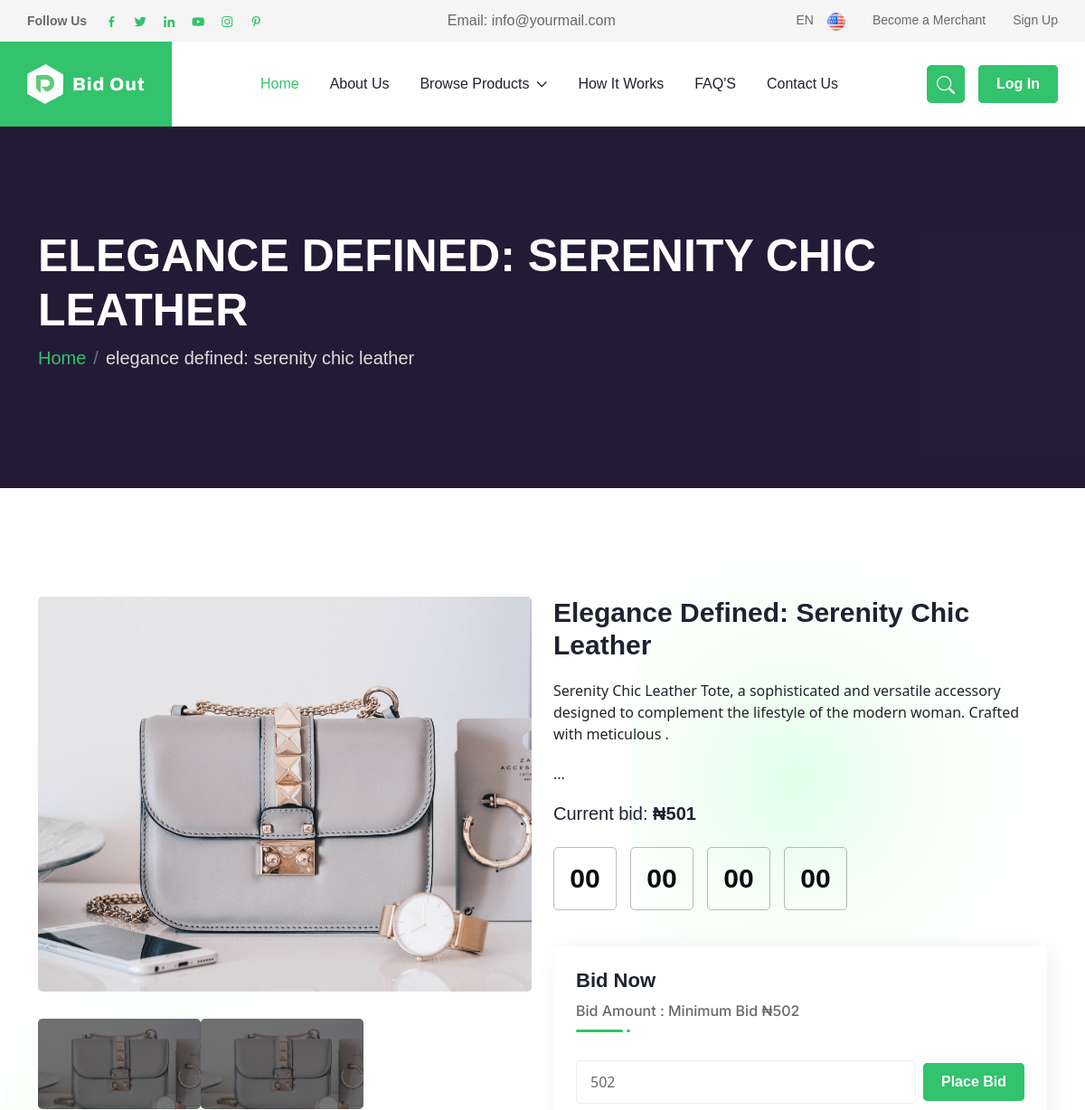
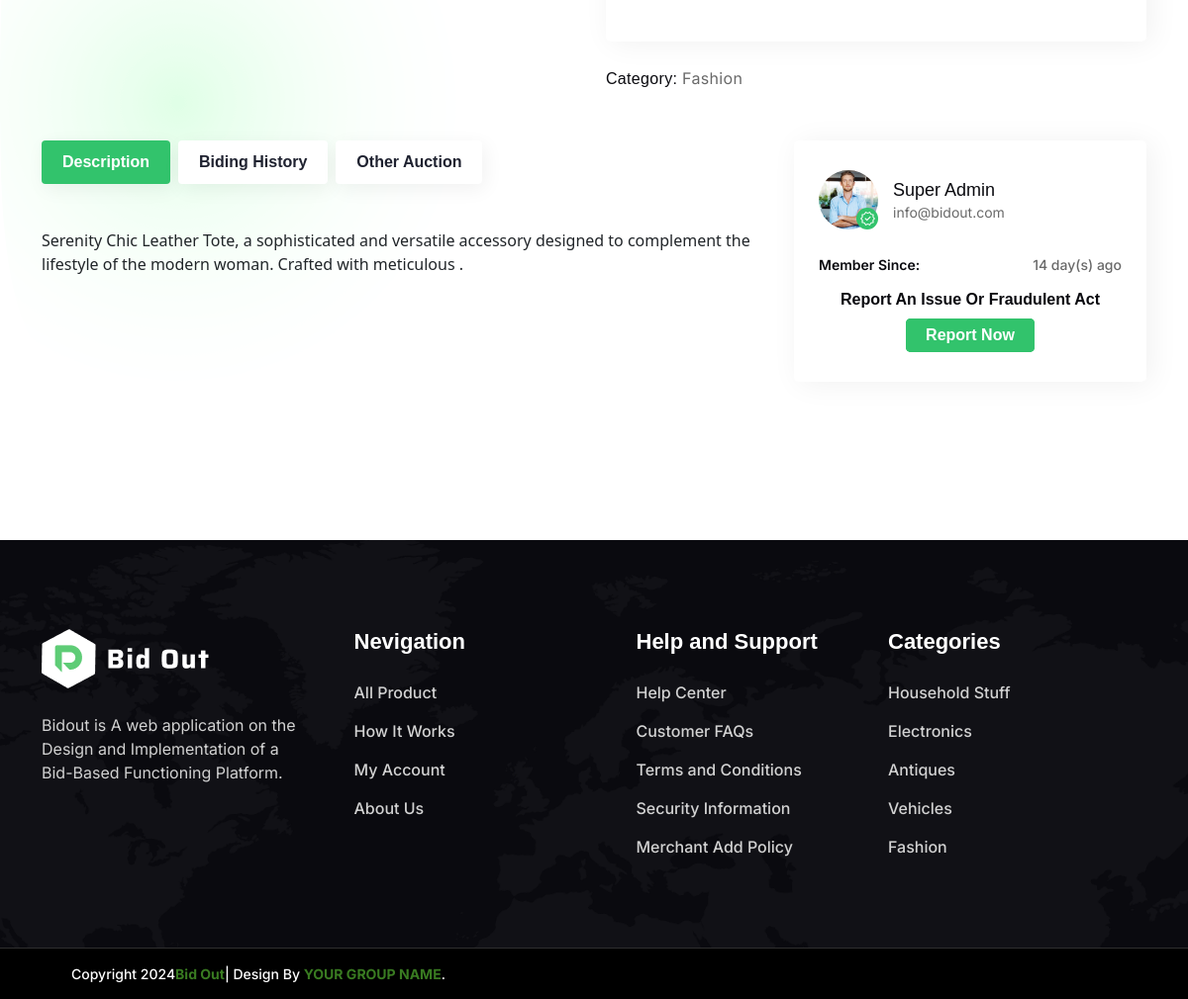
The page /product-bidding.php?product=3&prodname=Elegance Defined: Serenity Chic Leather on the database its author committed (2 pictures, top to bottom).
### tables this page shows
CREATE TABLE `products` (
  `id` int(30) NOT NULL,
  `category_id` int(30) NOT NULL,
  `name` varchar(200) NOT NULL,
  `description` text NOT NULL,
  `userid` int(11) DEFAULT NULL,
  `img_fname` text NOT NULL,
  `start_bid` float NOT NULL,
  `regular_price` float NOT NULL,
  `bid_start_datetime` datetime DEFAULT NULL,
  `bid_end_datetime` datetime NOT NULL,
  `date_created` datetime NOT NULL DEFAULT CURRENT_TIMESTAMP
);

CREATE TABLE `categories` (
  `id` int(30) NOT NULL,
  `name` varchar(200) NOT NULL,
  `icon` varchar(225) NOT NULL DEFAULT 'no-img.jpg'
);

CREATE TABLE `users` (
  `id` int(30) NOT NULL,
  `name` text NOT NULL,
  `username` varchar(200) NOT NULL,
  `password` text NOT NULL,
  `email` varchar(200) NOT NULL,
  `contact` varchar(100) NOT NULL,
  `address` text NOT NULL,
  `type` tinyint(1) NOT NULL DEFAULT '2' COMMENT '1=Admin,2=Subscriber',
  `date_created` datetime NOT NULL DEFAULT CURRENT_TIMESTAMP
);

### product-bidding.php (the view, shortened to what the rows shown need)
<?php include 'addon/head.php'; ?>
<body>
    <div class="layout-wrapper">
<?php include 'addon/header.php'; ?>
        <div class="main-content">
<?php
if(isset($_GET['product']) && isset($_GET['prodname']) && !empty($_GET['product'])){
$getproduct =  $dbc->real_escape_string($_GET['product']);
$query = mysqli_query($dbc,"SELECT * FROM `products` WHERE id = '$getproduct'");
	if ($query->num_rows > 0)
		{
    while($row = mysqli_fetch_array($query)){
	$prodcatid = $row['category_id'];
?>
<div class="inner-banner">
    <div class="container">
        <h2 class="inner-banner-title wow fadeInLeft" data-wow-duration="1.5s" data-wow-delay=".2s"><?php echo strtoupper($row['name']); ?>
        </h2>
        <nav aria-label="breadcrumb">
            <ol class="breadcrumb">
                <li class="breadcrumb-item"><a href="home.php"> Home</a></li>
                <li class="breadcrumb-item active" aria-current="page"><?php echo strtolower($row['name']); ?></li>
            </ol>
        </nav>
    </div>
</div>
    <div class="auction-details-section pt-120">
        <img alt="image" src="frontend/images/bg/section-bg.png" class="img-fluid section-bg-top">
        <img alt="image" src="frontend/images/bg/section-bg.png" class="img-fluid section-bg-bottom">
        <div class="container">
            <div class="row g-lg-4 gy-5 mb-50">
                <div class="col-xl-6 col-lg-7">
                    <div class="swiper thumb-big">
                        <div class="swiper-wrapper">
	<?php
        $imagePaths = explode(",", $row["img_fname"]);
        foreach ($imagePaths as $imagePath) {
            echo '<div class="swiper-slide">
                                <img alt="image"
                                    src="uploads/products/features/'.$imagePath.'" onerror="this.onerror=null;this.src="uploads/placeholder.jpg";"
                                    class="img-fluid">
                            </div>';
        }
?>
									   </div>
                    </div>
                    <div thumbsSlider="" class="swiper slider-thumb">
                        <div class="swiper-wrapper">
			<?php
        $imagePaths = explode(",", $row["img_fname"]);
        foreach ($imagePaths as $imagePath) {
            echo ' <div class="swiper-slide">
                                <img src="uploads/products/features/'.$imagePath.'" onerror="this.onerror=null;this.src="uploads/placeholder.jpg";" />
                            </div>';
        }
?>
                                                    </div>
                    </div>
                </div>
                <div class="col-xl-6 col-lg-5">
                    <div class="product-details-right  wow fadeInDown" data-wow-duration="1.5s" data-wow-delay=".2s">
                        <h3><?php echo $row['name']; ?></h3>
                        <p class="para"><?php test_excerpt($row['description'],300); ?></p>
                                                            <h4>Current bid:
                                    <span>&#8358;<?php echo getHighestBid($row['id'], $row['start_bid'], $dbc); ?></span>
                                </h4>
                            <div class="countdown-timer">
                                <ul data-countdown="<?php echo date('M j, Y H:i:s', strtotime($row['bid_end_datetime'])); ?>">
                                    <li data-days="00">00 </li><b>Days</b>
                                    <li data-hours="00">00</li><b>Hours</b>
                                    <li data-minutes="00">00</li><b>Mins</b>
                                    <li data-seconds="00">00</li><b>Secs</b>
                                </ul>
                            </div>
<?php $b = str_replace( ',', '', getHighestBid($row['id'], $row['start_bid'], $dbc));  ?>
<?php if($row['bid_start_datetime'] <= $today){ ?>
                            <div class="bid-form">
                                <div class="form-title">
                                                                            <h5>Bid Now</h5>
                                                                        <p>Bid Amount : Minimum Bid
                                        &#8358;<?php echo number_format($b+1);?>
                                    </p>
                                </div>
                                                                    <form action="forms/action_handler.php" method="POST">
                                        <input type="hidden" name="_token" value="RtroTkybwAIj8nyq22k9izgBREvHf6Tly9nPsBCN" autocomplete="off">                                        <div class="form-inner gap-2">
                                            <input type="number" step="any"
                                                min="<?php echo number_format($b+1); ?>"
                                                name="amount"
                                                placeholder="<?php echo number_format($b+1); ?>"
                                                required>
								<?php if(isset($_SESSION['user_id'])){ ?>
						<?php if($row['userid'] == $_SESSION['user_id']){ ?>
                                            <button disabled class="eg-btn btn--primary btn--sm"
                                                type="submit">Place Bid</button><br>
						<?php }else{ ?>
						   <button name="place_bid" class="eg-btn btn--primary btn--sm"
                                                type="submit">Place Bid</button>
						<?php } ?>
<?php }else{ ?>
  <a  href="login.php" class="eg-btn btn--primary header-btn">Place Bid</a>
<? } ?>
                                        </div><br>
                                    </form>
                                                            </div>
<?php } ?>
                                                <div class="product-info">
                            <ul class="product-info-list">
                                                                                                    <li> <span>Category:</span> <a
                                            href="browse_category.php?categoryid=<?php echo $row['category_id']; ?>&category=<?php echo valueOfid2($row['category_id'], 'name', 'categories'); ?>"><?php echo valueOfid2($row['category_id'], 'name', 'categories'); ?></a>
                                    </li>
                                                            </ul>
                        </div>
                    </div>
                </div>
            </div>
            <div class="row d-flex justify-content-center g-4 mb-3">
                <div class="col-lg-8">
                    <ul class="nav nav-pills d-flex flex-row justify-content-start gap-sm-2 gap-3 mb-45 wow fadeInDown"
                        data-wow-duration="1.5s" data-wow-delay=".2s" id="pills-tab" role="tablist">
                        <li class="nav-item" role="presentation">
                            <button class="nav-link active details-tab-btn" id="pills-home-tab" data-bs-toggle="pill"
                                data-bs-target="#pills-home" type="button" role="tab" aria-controls="pills-home"
                                aria-selected="true">Description</button>
                        </li>
                                                    <li class="nav-item" role="presentation">
                                <button class="nav-link details-tab-btn" id="pills-bid-tab" data-bs-toggle="pill"
                                    data-bs-target="#pills-bid" type="button" role="tab" aria-controls="pills-bid"
                                    aria-selected="false">Biding History</button>
                            </li>
                                                                            <li class="nav-item" role="presentation">
                                <button class="nav-link details-tab-btn" id="pills-contact-tab" data-bs-toggle="pill"
                                    data-bs-target="#pills-contact" type="button" role="tab"
                                    aria-controls="pills-contact"
                                    aria-selected="false">Other Auction</button>
                            </li>
                                                                    </ul>
                    <div class="tab-content" id="pills-tabContent">
                        <div class="tab-pane fade show active wow fadeInUp" data-wow-duration="1.5s" data-wow-delay=".2s"
                            id="pills-home" role="tabpanel" aria-labelledby="pills-home-tab">
                            <div class="describe-content">
                                                        <p><?php echo $row['description']; ?></p>
                            </div>
                        </div>
<?php
	$result3 = mysqli_query($dbc,"SELECT * FROM `products` WHERE `bid_end_datetime` > '$today' AND `bid_start_datetime` <= '$today' AND `category_id` = '$prodcatid' AND `id` != '$getproduct'  ORDER BY `date_created`");
?>
                    </div>
                </div>
                <div class="col-lg-4">
                    <div class="blog-sidebar">
                                                    <div class="merchant-card">
                                <div class="merchant-image-and-name">
                                    <div class="marchant-img">
                                                                                    <img src="uploads/users/testimonial-author2-1704801343.png"
                                                alt="pro-pic">
                                                                                <div class="varify-batch">
                                        </div>
                                    </div>
                                    <div class="maechent-name">
                                        <h6><?php echo valueOfid2($row['userid'], 'name', 'users'); ?>
                                        </h6>
                                        <a
                                            href="mailto:<?php echo valueOfid2($row['userid'], 'email', 'users'); ?>"><?php echo valueOfid2($row['userid'], 'email', 'users'); ?></a>
                                    </div>
                                </div>
                                <ul class="maechent-info">
                                    <li><span
                                            class="title">Member Since:</span><?php
											$created_dt = valueOfid2($row['userid'], 'date_created', 'users');
$today = date("Y-m-d H:i:s");
$createDate = DateTime::createFromFormat("Y-m-d H:i:s", $created_dt);
$endDate = DateTime::createFromFormat("Y-m-d H:i:s", $today);
$interval = $createDate->diff($endDate);
echo $interval->format('%a day(s) ago');
?>
                                    </li>
                                </ul>
                                <div class="rating-wrap text-center">
                                    <h6>Report An Issue Or Fraudulent Act</h6>
                                    <div class="review-and-review-number">
									<?php if(isset($_SESSION['user_id'])){ ?>
                                       <a  href="#" class="eg-btn btn--primary header-btn"  data-toggle="modal" data-target="#replyModal">Report Now</a>
									<?php }else{?>
                                      <a  href="login.php" class="eg-btn btn--primary header-btn">Report Now</a>
									<?php } ?>
                                    </div>
                                </div>
                            </div>
                                            </div>
                </div>
            </div>
        </div>
    </div>
</div>
<?php
		}
		}
}
?>
                    </div>
      <?php include 'addon/footer.php'; ?>

### addon/Service_Room.php (shortened to what the rows shown need)
<?php
$today = date("Y-m-d H:i:s");
  $host = 'localhost';
 $user = 'root';
   $password = '';
   $database = 'bidding_db';
  $dbc = mysqli_connect($host, $user, $password, $database)or die(
      $dbc_error = '<div id="serverstatus"><div class="alert2 alert-danger">Unable to connect to database.</div></div>');
function getHighestBid($prodid, $bidstart, $dbc)
{
$query = "SELECT * FROM bids WHERE `product_id` = '$prodid' ORDER BY `bid_amount` desc limit 1";
$sql = mysqli_query($dbc, $query) or die(mysqli_error());
if ($sql->num_rows > 0) {
       $row = mysqli_fetch_array($sql);
                $highestbid = $row["bid_amount"];
		$display = $highestbid;
}else{
	$display = $bidstart;
}
                return number_format($display);
}
  function valueOfid2($id, $field,$table){
global $dbc;
	 $query = "SELECT $field
                FROM $table WHERE id = '$id'";
    $data = mysqli_query($dbc, $query);
 $seerow = mysqli_fetch_array($data);
                $name1 = $seerow["$field"];
    return $name1;
}
function excerpt($title, $cutOffLength) {
    $charAtPosition = "";
    $titleLength = strlen($title);
    do {
        $cutOffLength++;
        $charAtPosition = substr($title, $cutOffLength, 1);
    } while ($cutOffLength < $titleLength && $charAtPosition != " ");
    return substr($title, 0, $cutOffLength) . '...';
}
function test_excerpt($content, $length) {
    echo excerpt($content, $length);
}
?>

### addon/footer.php (shortened to what the rows shown need)
        <footer class="mt-120">
    <div class="footer-top">
        <div class="container">
            <div class="row gy-5">
                                                        <div class="col-lg-3 col-md-6">
                        <div class="footer-item">
                                                            <ul class="footer-list">
<?php
	$result3 = mysqli_query($dbc,"SELECT * FROM `categories` ORDER BY rand() DESC limit 5");
										if ($result3->num_rows > 0)
										{
    while($row = mysqli_fetch_array($result3)){
	$catname = $row['name'];
	$catid = $row['id'];
	echo '                            <li><a target="__blank"
                                                href="browse_category?category='.$catname.'&categoryid='.$catid.'">
                                                                                                    '.$catname.'
                                                                                            </a>
                                        </li>';
	}
										}else {
		echo"<li>
		<a href='#'>No category Found!</a>
		</li>";
										}
?>
                                                                    </ul>
                                                    </div>
                    </div>
                            </div>
        </div>
    </div>
</footer>
</body>
</html>

### rows shown on the page
products: name "ELEGANCE DEFINED: SERENITY CHIC LEATHER", name "elegance defined: serenity chic leather", name "Elegance Defined: Serenity Chic Leather", description "Serenity Chic Leather Tote, a sophisticated and versatile accessory designed to complement the lifestyle of the modern woman. Crafted with meticulous . ...", start_bid "501", b "502", amount "502", category.name "Fashion", description "Serenity Chic Leather Tote, a sophisticated and versatile accessory designed to complement the lifestyle of the modern woman. Crafted with meticulous .", userid.name "Super Admin", userid.email "info@bidout.com", userid.date_created "14 day(s) ago"
categories: name "Household Stuff"
categories: name "Electronics"
categories: name "Antiques"
categories: name "Vehicles"
categories: name "Fashion"
